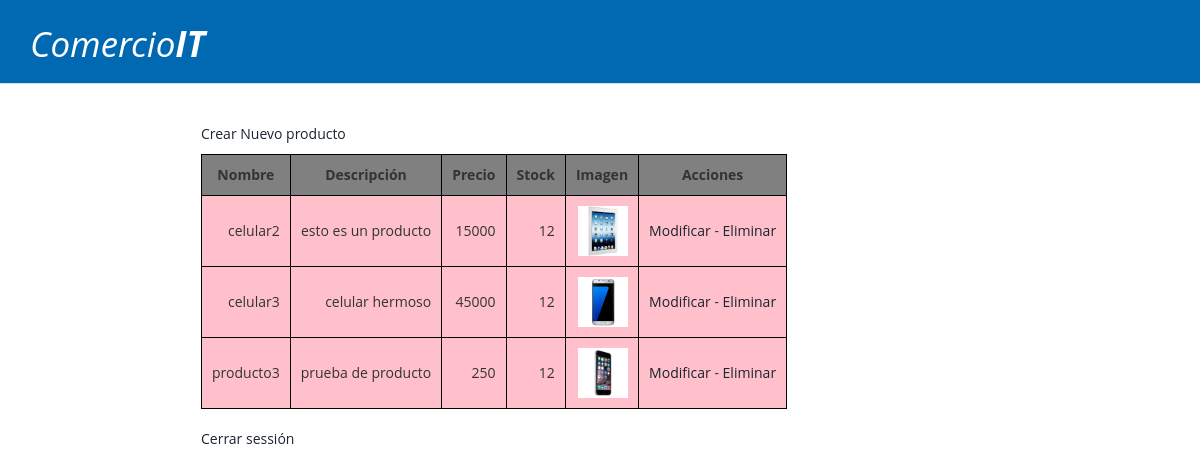
The page /admin/index.php (signed in) on the database its author committed.
### tables this page shows
CREATE TABLE `productos` (
  `id` int(11) NOT NULL,
  `Nombre` varchar(30) NOT NULL,
  `Precio` double NOT NULL,
  `descripcion` varchar(100) NOT NULL,
  `Stock` int(6) NOT NULL,
  `imagen` varchar(40) NOT NULL
);

### funciones.php (called while the page is built, shortened)
<?php
	function CargarPaginaAdmin($pagina){
		include("admin/".$pagina . ".php");
	}
?>

### admin/panel.php (the view, shortened to what this page needs)
<?php
include("conexion.php");
if(isset( $_SESSION["Usuario"] )){
	?>
	<br><br>
	<p>
		<a href="?page=productos&action=add"> Crear Nuevo producto</a>
	</p>
	<table cellpadding="10">
		<tr style="background-color:gray">
			<th>Nombre</th>
			<th>Descripción</th>
			<th>Precio</th>
			<th>Stock</th>
			<th>Imagen</th>
			<th>Acciones</th>
		</tr>
		<?php
		$sql="select *from productos";
		$conexion->prepare($sql);
		foreach($conexion->query($sql) as $row){
		?>
		<tr style="background-color:pink">
			<td ><?php echo $row['Nombre']; ?></td>
			<td><?php echo $row['descripcion']; ?></td>
			<td><?php echo $row['Precio']; ?></td>
			<td><?php echo $row['Stock']; ?></td>
			<td><img src="../images/productos/<?php echo $row['imagen']; ?>" style="width: 50px"></td>
			<td>
				<a href="?page=productos&action=update&id=<?php echo $row['id']; ?>">
			Modificar</a> -
			<a href="?action=delete&id=<?php echo $row['id']; ?>">
		Eliminar</a>
	</td>
		</tr>
		<?php
		}
		?>
	</table>
	<br>
	<a href="cerrar.php"> Cerrar sessión</a>
<?php
}
?>
</body>
</html>

### admin/header.php (shortened to what this page needs)
<!DOCTYPE html>
<html>
	<head>
	<link href="../css/bootstrap.css" rel="stylesheet" type="text/css" media="all" />
	<link href="../css/style.css" rel="stylesheet" type="text/css" media="all" />
	</head>
	<body>
		<div class="header">
			<div class="bottom-header">
				<div class="container">
					<div class="header-bottom-left">
						<div class="logo"><a href="./">Comercio<strong>IT</strong></a></div>
						<div class="clearfix"></div>
					</div>
					<div class="header-bottom-right">
					</div>
					<div class="clearfix"></div>
				</div>
			</div>
		</div>
		<div class="container">

### admin/index.php (shortened to what this page needs)
<?php
require_once("../funciones.php");
	if ( isset( $_GET["page"] ) ) {
		$page = $_GET["page"];
	} else {
		$page = "panel";
	}
	include("header.php");
?>
<section id="page">
	<?php CargarPaginaAdmin( $page ); ?>

### css/style.css (style rules this page uses)
.logo a { font-size: 2.5em; color: #FFF; font-style: italic; display: block; text-align: center; }
#page { overflow: hidden; width: 70%; float: none; margin: auto }
.header-bottom-right, .header-bottom-right a { color: #FFF !important; }
th,td { padding: 10px; border: solid 1px #000; text-align: center; }
td { text-align: right; }
body { background: #fff; font-family: 'Open Sans', sans-serif; }
body a { transition: 0.5s all; -webkit-transition: 0.5s all; -o-transition: 0.5s all; -ms-transition: 0.5s all; -moz-transition: 0.5s all; }
.bottom-header { border-bottom: 1px solid #ddd; padding: 0.7em 0 1em; background-color: #0169b2; }
.header-bottom-left { float: left; width: 55%; }
.logo { float:left; width: 27%; margin-top:9px; }
.header-bottom-right { float: right; width: 37%; text-align: center; padding-top:1.7em; }

### rows shown on the page
productos: Nombre "celular2", descripcion "esto es un producto", Precio "15000", Stock "12", imagen (picture)
productos: Nombre "celular3", descripcion "celular hermoso", Precio "45000", Stock "12", imagen (picture)
productos: Nombre "producto3", descripcion "prueba de producto", Precio "250", Stock "12", imagen (picture)
